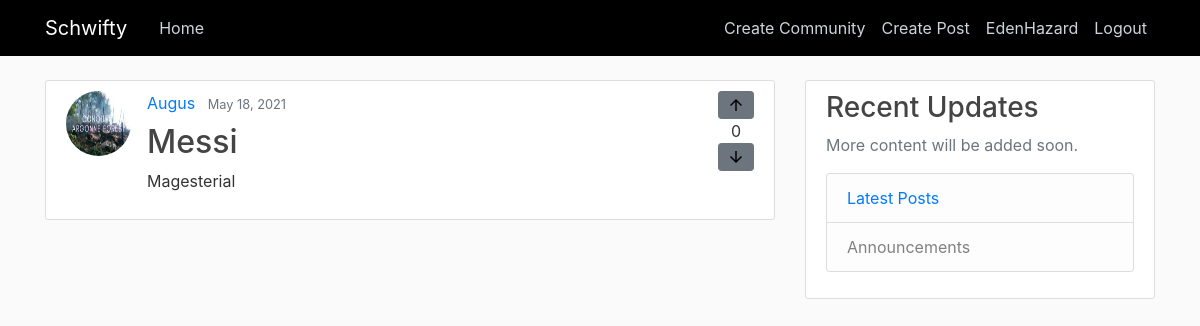
/post/35/ (signed in), run on the app's committed database.
### blog/models.py (models this page shows, shortened)
class Post(models.Model):
    title = models.CharField(max_length = 100)
    content = models.TextField()
    date_posted = models.DateTimeField(default = timezone.now)
    author = models.ForeignKey(User , on_delete= models.CASCADE)
    upvotes = models.ManyToManyField(User, blank = True, related_name='post_upvotes')
    downvotes = models.ManyToManyField(User,blank = True, related_name='post_downvotes')
    posted_to = models.ManyToManyField(Community , blank = True , related_name='posted_to_community')
    def __str__(self):
        return self.title

### users/models.py (models this page shows, shortened)
class Profile(models.Model):
    user = models.OneToOneField(User , on_delete=models.CASCADE)
    image = models.ImageField(default = 'default.jpg' ,upload_to ='profile_pics' )

### blog/views.py (the view)
# urls.py: path('post/<int:pk>/', views.PostDetailView.as_view(), name ='post-detail'),
class PostDetailView(LoginRequiredMixin , DetailView):
    model = Post
    def get_context_data(self, **kwargs):
        context =  super().get_context_data(**kwargs)
        post = get_object_or_404(Post , pk = self.kwargs.get('pk'))
        user = get_object_or_404(User , pk = self.request.user.id)
        context['thisUserUpVote'] = post.upvotes.filter(id = user.id).count()
        context['thisUserDownVote'] = post.downvotes.filter(id = user.id).count()
        context['postScore'] = post.upvotes.count() - post.downvotes.count()
        print(context['thisUserUpVote'] , context['thisUserDownVote'] , context['postScore'])
        print(context)
        return context

### blog/templates/blog/post_detail.html (shortened to what this page needs)
{% extends "blog/base.html" %}
{% block content %}
<article class="media content-section">
  <img src="{{object.author.profile.image.url}}" class="rounded-circle article-img">
  <div class="media-body">
    <div>
      <a class="mr-2" href="{% url 'user-posts' object.author.username %}">{{ object.author }}</a>
      <small class="text-muted">{{ object.date_posted|date:"F d, Y" }}</small>
    </div>
    <h2 class="article-title">{{ object.title }}</h2>
    <p class="article-content">{{ object.content }}</p>
  </div>
  <div class="vote-buttons">
    {% if thisUserUpVote == 1 %}
    <button class="vote-up btn btn-sm btn-danger">
      <svg xmlns="http://www.w3.org/2000/svg" viewBox="0 0 24 24" fill="black" width="18px" height="18px">
        <path d="M0 0h24v24H0V0z" fill="none" />
        <path d="M4 12l1.41 1.41L11 7.83V20h2V7.83l5.58 5.59L20 12l-8-8-8 8z" /></svg>
    </button>
    {% else %}
    <button class="vote-up btn btn-sm btn-secondary">
      <svg xmlns="http://www.w3.org/2000/svg" viewBox="0 0 24 24" fill="black" width="18px" height="18px">
        <path d="M0 0h24v24H0V0z" fill="none" />
        <path d="M4 12l1.41 1.41L11 7.83V20h2V7.83l5.58 5.59L20 12l-8-8-8 8z" /></svg>
    </button>
    {% endif %}
    <div class='vote-tally' style="text-align: center;">
      {{postScore}}
    </div>
    {% if thisUserDownVote == 1 %}
    <button class="vote-down btn btn-sm btn-primary">
      <svg xmlns="http://www.w3.org/2000/svg" viewBox="0 0 24 24" fill="black" width="18px" height="18px">
        <path d="M0 0h24v24H0V0z" fill="none" />
        <path d="M20 12l-1.41-1.41L13 16.17V4h-2v12.17l-5.58-5.59L4 12l8 8 8-8z" /></svg>
    </button>
    {% else %}
    <button class="vote-down btn btn-sm btn-secondary">
      <svg xmlns="http://www.w3.org/2000/svg" viewBox="0 0 24 24" fill="black" width="18px" height="18px">
        <path d="M0 0h24v24H0V0z" fill="none" />
        <path d="M20 12l-1.41-1.41L13 16.17V4h-2v12.17l-5.58-5.59L4 12l8 8 8-8z" /></svg>
    </button>
    {% endif %}
  </div>
</article>
{% endblock content %}

### blog/templates/blog/base.html (shortened to what this page needs)
{% load static %}
<html>
    <head>
    <link rel="stylesheet" href="https://maxcdn.bootstrapcdn.com/bootstrap/4.0.0/css/bootstrap.min.css">
    <link rel="stylesheet" href ="{% static 'blog/main.css'%}">
    </head>
    <body>
        <header class="site-header">
            <nav class="navbar navbar-expand-md navbar-dark bg-steel fixed-top">
              <div class="container">
                <a class="navbar-brand mr-4" href="{% url 'blog-home' %}">Schwifty</a>
                <div class="collapse navbar-collapse" id="navbarToggle">
                  <div class="navbar-nav mr-auto">
                    <a class="nav-item nav-link" href="{% url 'blog-home' %}">Home</a>
                  </div>
                  <div class="navbar-nav">
                    {% if user.is_authenticated %}
                    <a class="nav-item nav-link" href="{% url 'comm-create' %}">Create Community</a>
                      <a class="nav-item nav-link" href="{% url 'post-create' %}">Create Post</a>
                      <a class="nav-item nav-link" href ="{% url 'profile' %}">{{user.username}}</a>
                      <a class="nav-item nav-link" href="{% url 'logout' %}">Logout</a>
                    {% else %}
                      <a class="nav-item nav-link" href="{% url 'login'%}">Login</a>
                      <a class="nav-item nav-link" href="{% url 'register'%}">Register</a>
                    {% endif %}
                  </div>
                </div>
              </div>
            </nav>
          </header>
          <main role="main" class="container">
            <div class="row">
              <div class="col-md-8">
                {% block content %}{% endblock %}
              </div>
              <div class="col-md-4">
                <div class="content-section">
                  <h3>Recent Updates</h3>
                  <p class='text-muted'>More content will be added soon.
                    <ul class="list-group">
                      <li class="list-group-item list-group-item-light"><a href="{% url 'blog-home' %}">Latest Posts</a></li>
                      <li class="list-group-item list-group-item-light">Announcements</li>
                    </ul>
                  </p>
                </div>
              </div>
            </div>
          </main>
    </body>
</html>

### blog/static/blog/main.css (style rules this page uses)
body { background: #fafafa; color: #333333; margin-top: 5rem; }
h1, h2, h3, h4, h5, h6 { color: #444444; }
ul { margin: 0; }
.bg-steel { background-color:black; }
.site-header .navbar-nav .nav-link { color: #cbd5db; }
.content-section { background: #ffffff; padding: 10px 20px; border: 1px solid #dddddd; border-radius: 3px; margin-bottom: 20px; }
.article-title { color: #444444; }
.article-content { white-space: pre-line; }
.article-img { height: 65px; width: 65px; margin-right: 16px; }

### data on the page
Post: author.profile.image (placeholder picture), author "Augus", date_posted "May 18, 2021", title "Messi", content "Magesterial"

### other printed values
{{ user.username }} "EdenHazard"
{{ postScore }} "0"
